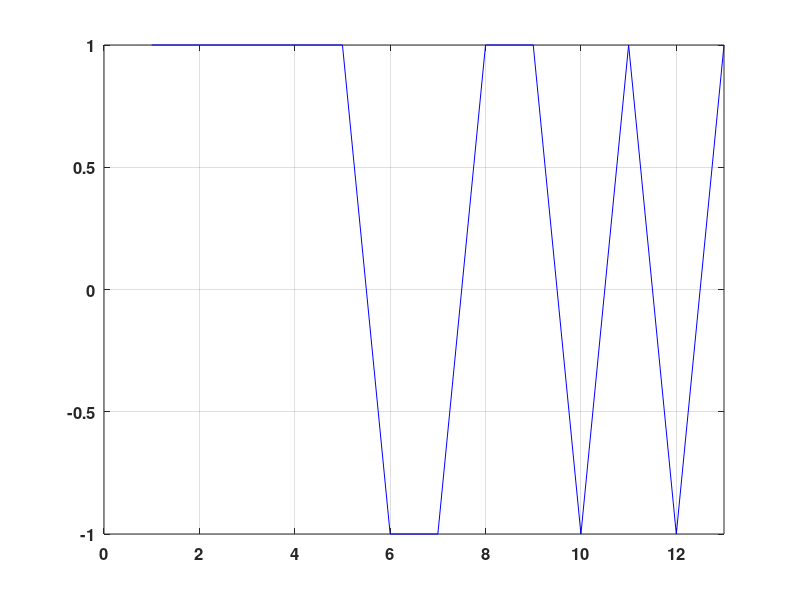

Reproduce this figure in MATLAB. (Note: this script raises an error after producing the figure.)
format long g
format compact
clc
close all
clearvars
global startpath

% get the location of the script file to save figures
full_path = mfilename('fullpath');
[scriptpath,  filename, ext] = fileparts(full_path);
plot_num = 1;

commandwindow;

%% generate the base pulse train

% barker codes
b5 = [1, 1, 1, -1, 1];
b7 = [1, 1, 1, -1, -1, 1, 1];
b11 = [1, 1, 1, -1, -1, -1, 1, -1, -1, 1, -1];
b13 = [1, 1, 1, 1, 1, -1, -1, 1, 1, -1, 1, -1, 1];

% standard barker codes
x = b13;
sig_noise = 0.38;

% nested barker B5XB13 
% x = (b13' * b5)';
% x = x(:)';
% sig_noise = 0.7;

% x = maxmimal_length_seq(6);
% sig_noise = 0.75;

x_length = length(x);

% plot the base signal 
figure(plot_num)
set(gcf,'position',([50,50,1400,400]),'color','w')
plot(x, 'b')
grid on
box on

set(gca,'fontweight','bold','FontSize',12);
xlim([0, numel(x)]);
ax = gca;
ax.Position = [0.05 0.1 0.92 0.83];

plot_num  = plot_num + 1;

%% start offset
start = 50;

% number of samples to place between pulses
pulse_spacing = 200 - x_length;

% number of pulses
pulse_num = 12;

% build the pulse train
space = zeros(1, pulse_spacing);
signal = repmat([x space], 1, pulse_num);
signal = [zeros(1, start) signal];

%% plot the base signal 
figure(plot_num)
set(gcf,'position',([50,50,1400,400]),'color','w')
plot(signal, 'b')
grid on
box on

set(gca,'fontweight','bold','FontSize',12);
xlim([0, numel(signal)]);
ax = gca;
ax.Position = [0.05 0.1 0.92 0.83];
ylabel('Base Signal', 'fontweight','bold','FontSize',12);

plot_num  = plot_num + 1;

%% generate 4 pulse trains that vary in start time
num = 3;
max_offset = 100;

% generate a random offset
off = [];
while(length(off) < num) 
    off = unique(randi([0,max_offset], num, 1), 'stable');
end

% create the signals with some noise
fprintf('offset: ');
for idx=1:num
    
    % generate noise
    noise = sig_noise * randn(1,length(signal) + max_offset);
    
    % build the signal
    sn(idx, :) = [zeros(1, off(idx)) signal zeros(1, max_offset-off(idx))]  + noise;
    
    fprintf('%d ', off(idx)+start+1);
    
end

fprintf('\n\n');

%% plot the signals
cm = ['r', 'g', 'b', 'k'];

figure(plot_num)
set(gcf,'position',([50,50,1400,700]),'color','w')

for idx=1:num
    subplot(num,1,idx);
    plot(sn(idx,:), cm(idx))
    grid on
    box on
    
    set(gca,'fontweight','bold','FontSize',12);
    xlim([0, numel(sn(idx,:))]);
    ax = gca;
    ax.Position = [0.05 ax.Position(2) 0.92 ax.Position(4)];
    ylabel(strcat('Signal',32, num2str(idx)), 'fontweight','bold','FontSize',12);

end

plot_num  = plot_num + 1;

%% run the correlation
rxy = [];
for idx=1:num
    rxy(idx, :) = conv(sn(idx, :), x(end:-1:1), 'valid');
end


%% plot the auto correlation signals
figure(plot_num)
set(gcf,'position',([50,50,1400,700]),'color','w')

for idx=1:num
    subplot(num,1,idx);
    plot(rxy(idx,:), cm(idx))
    grid on
    box on
    
    set(gca,'fontweight','bold','FontSize',12);
    xlim([0, numel(rxy(idx,:))]);
    ax = gca;
    ax.Position = [0.05 ax.Position(2) 0.92 ax.Position(4)];
    ylabel(strcat('Rxy',32, num2str(idx)), 'fontweight','bold','FontSize',12);

end

plot_num  = plot_num + 1;

%% run a blind correlation

bxy_length = 200;
bxy = cell(num, num);

for idx=1:size(sn,1)
    for jdx=1:size(sn,1)
        %if jdx ~= idx
            bxy{idx,jdx} = conv(sn(idx, 1:bxy_length), sn(jdx, bxy_length:-1:1), 'same');
        %end
    end
end

% plot the blind auto cross correlations
% figure(plot_num)
% set(gcf,'position',([50,50,1400,700]),'color','w')
% 
% for idx=1:num
%     subplot(4,1,idx);
%     plot(bxy{idx,idx}, cm(idx))
%     grid on
%     box on
%     
%     set(gca,'fontweight','bold','FontSize',12);
%     xlim([0, bxy_length]);
%     ax = gca;
%     ax.Position = [0.05 ax.Position(2) 0.92 ax.Position(4)];
%     ylabel(strcat('Bxy',32, num2str(idx)), 'fontweight','bold','FontSize',12);
% 
% end
% 
% plot_num  = plot_num + 1;

%% plot the auto cross correlations 

figure(plot_num)
set(gcf,'position',([350,50,1400,700]),'color','w')

for idx=1:num
    subplot(num,1,idx);
    grid on
    box on
    hold on
    
    for jdx=1:num
        if(idx ~= jdx)
            plot(bxy{idx,jdx}, cm(jdx));
        end
    end
    
    set(gca,'fontweight','bold','FontSize',12);
    xlim([0, bxy_length]);
    ax = gca;
    ax.Position = [0.05 ax.Position(2) 0.92 ax.Position(4)];
    ylabel(strcat('Bxy',32, num2str(idx)), 'fontweight','bold','FontSize',12);

end

plot_num  = plot_num + 1;


